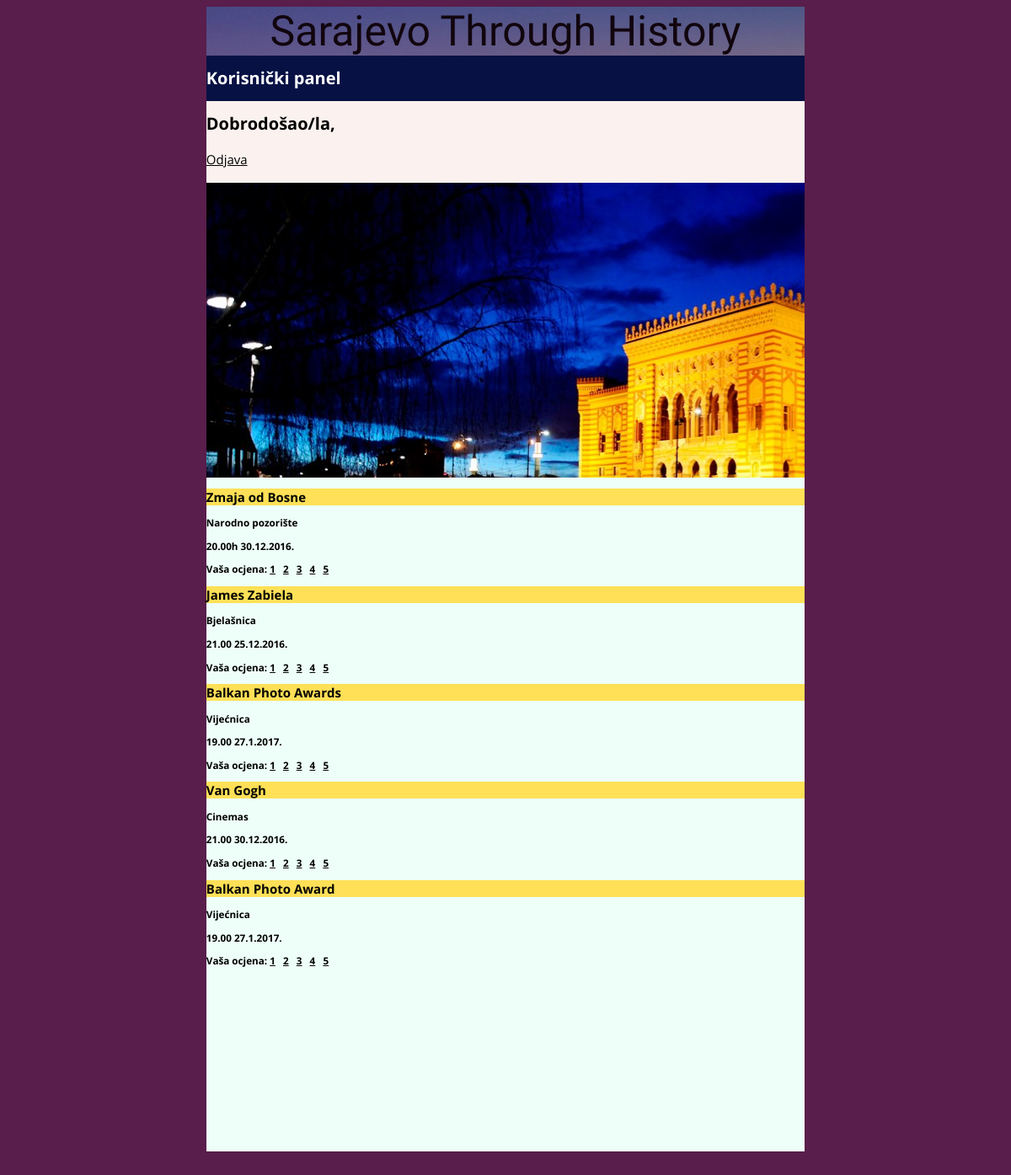
The page /Spirala4/pocetnaRegistrovaniKorisnik.php on the database its author committed.
### tables this page shows
CREATE TABLE `dogadjaji` (
  `id` int(11) NOT NULL,
  `naziv` varchar(30) DEFAULT NULL,
  `mjesto` varchar(30) DEFAULT NULL,
  `vrijeme` varchar(40) DEFAULT NULL,
  `tip` varchar(20) DEFAULT NULL
);

### Spirala4/pocetnaRegistrovaniKorisnik.php (the view, shortened to what this page needs)
<!DOCTYPE html PUBLIC "-//W3C//DTD XHTML 1.0 Transitional//EN"
"http://www.w3.org/TR/xhtml1/DTD/xhtml1-transitional.dtd">
<html xmlns="http://www.w3.org/1999/xhtml">
<HEAD>
<link rel="stylesheet" type="text/css" media='screen and (min-width: 960px), (orientation:landscape) and (min-width:800)' href="stil1.css"/>
<link rel="stylesheet" type="text/css" media='screen and (min-width: 300px) and (max-width:960px)' href="stil2.css"/>
</HEAD>
<body>
<div id="okvir">
<div id="zaglavlje" class="kolona dva">
Sarajevo Through History</div>
<div id="menuRegistrovani" class="kolona dva">
<h1>Korisnički panel</h1>
</div>
<div id="podstranicaAdmin">
<div id="glavniDioPocetnaAdmin" class="kolona dva">
<h1>Dobrodošao/la, <?php echo $_SESSION['ime']; ?> </h1>
<p><a href="logout.php" action="odjava.php">Odjava</a> &nbsp; </p>
</div>
<div id="menuKorisnik" class="kolona dva">
</div>
<div id="ratingDogadjaja" class="kolona dva">
<?php
$dbh = new PDO("mysql:dbname=wt;host=localhost;charset=utf8", "root", "");
$dbh->exec("set names utf8");
$dogadjaji=$dbh->query("SELECT * FROM dogadjaji");
foreach ($dogadjaji as $d) {
    $id=$d['id'];
    $naziv=$d['naziv'];
    $mjesto=$d['mjesto'];
    $vrijeme=$d['vrijeme'];
    print "<h2 style=background-color:#FFE057>$naziv</h2>";
    print "<h3>$mjesto</h3>";
    print "<h3>$vrijeme</h3>";
    print "<h3>Vaša ocjena: ";
    for($i=1;$i<=5;$i++)
        print "<a style=color:black; href=pocetnaRegistrovaniKorisnik.php?dogadjaj=$id&rating=$i&korisnik=$korisnikID>$i</a>&nbsp; &nbsp;";
    }
    print "</h3>";
?>
</div>
</body>
</HTML>

### Spirala4/stil1.css (style rules this page uses)
* { box-sizing: border-box; }
body { background-color:#591e4b; font-size: 62.5%; font-family: 'Open Sans'; position: relative; overflow:auto; height: 100%; }
.kolona { margin-left: 0%; margin-right: 0%; display: inline-block; float: left; }
.kolona.dva { width: 100%; }
.kolona:first-child { margin-left: 0px; }
.kolona:last-child { margin-left: 0px; }
#okvir { margin-left:20%; margin-right:20%; width: 60%; height: 2000px; }
#zaglavlje { background-image: url(slike/cover.jpg); font-family:'Shadows Into Light' ; font-size:5em; text-align: center; opacity:0.8; }
#glavniDioPocetnaAdmin { height: auto; background:#FBF2EF; }
#glavniDioPocetnaAdmin p { color: black; font-size: 1.7em; text-align:left; }
#glavniDioPocetnaAdmin a { color: black; font-size: 15px; }
#menuKorisnik { background-image: url(slike/cover2.jpg); width: 100%; height: 350px; overflow: hidden; }
#ratingDogadjaja { background-color: #EEFEF9; height: 800px; }
#menuRegistrovani { background-color: #071144; color:white; }

### Spirala4/stil2.css (style rules this page uses)
* { box-sizing: border-box; }
body { background-color: #591e4b; font-size: 62.5%; font-family: 'Open Sans'; position: relative; overflow:auto; }
.kolona { margin-left: 0%; margin-right: 0%; display: inline-block; float: left; }
.kolona.dva { width: 100%; }
.kolona:first-child { margin-left: 0px; }
.kolona:last-child { margin-left: 0px; }
#okvir { margin-left:0px; margin-right:0px; width: 100%; min-height: 1800px; overflow: scroll; }
#zaglavlje { background-image: url(slike/cover.jpg); font-family:'Shadows Into Light' ; font-size:2em; text-transform: bold; text-align: center; opacity: 0.8; width: 100%; }
#glavniDioPocetnaAdmin { height: auto; background:#FBF2EF; }
#glavniDioPocetnaAdmin p { color: black; font-size: 1.7em; text-align:left; }
#glavniDioPocetnaAdmin a { color: black; }

### rows shown on the page
dogadjaji: naziv "Zmaja od Bosne", mjesto "Narodno pozorište", vrijeme "20.00h 30.12.2016."
dogadjaji: naziv "James Zabiela", mjesto "Bjelašnica", vrijeme "21.00 25.12.2016."
dogadjaji: naziv "Balkan Photo Awards", mjesto "Vijećnica", vrijeme "19.00 27.1.2017."
dogadjaji: naziv "Van Gogh", mjesto "Cinemas", vrijeme "21.00 30.12.2016."
dogadjaji: naziv "Balkan Photo Award", mjesto "Vijećnica", vrijeme "19.00 27.1.2017."
